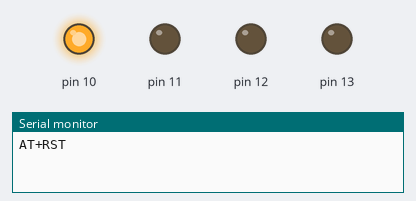
Simulated run of this sketch. Board: Arduino Uno, built with avr-gcc and run on an emulated ATmega328P. Parts: output pins drawn as LEDs (lit = HIGH), the last lines printed to the serial monitor.

Above: at 0.1 s.
At 8.6 s:
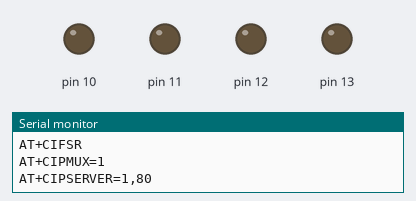
Timing chart, 0 to 10.1 s (numbered marks = the images above):
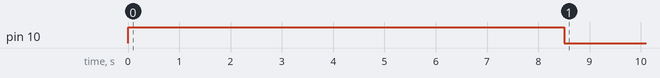

The sketch:

RECEIVE_DATA_FROM_WEB_PAGE.ino
```cpp
#include <SoftwareSerial.h>

//RX pino 2, TX pino 3
SoftwareSerial monitor(2, 3);

#define DEBUG true

void setup()
{
  monitor.begin(9600);
  Serial.begin(115200);
  pinMode(10,OUTPUT);
  digitalWrite(10,HIGH);

  pinMode(11,OUTPUT);
  digitalWrite(11,LOW);


  pinMode(12,OUTPUT);
  digitalWrite(12,LOW);

  pinMode(13,OUTPUT);
  digitalWrite(13,LOW);
  wificonnect();
}

void loop()
{
  if(Serial.available())
  {
    if(Serial.find("+IPD,"))
    {
     delay(300);
     int connectionId = Serial.read()-48;
     Serial.find("pin=");

     int pinNumber = (Serial.read()-48)*10;
     pinNumber += (Serial.read()-48);

     digitalWrite(pinNumber, !digitalRead(pinNumber));

     // make close command
     String closeCommand = "AT+CIPCLOSE=";
     closeCommand+=connectionId; // append connection id
     closeCommand+="\r\n";

     sendData(closeCommand,1000,DEBUG); // close connection
     delay(500);
     digitalWrite(10,HIGH);
     delay(500);
     wificonnect();
     delay(500);
  }
  }
}

String sendData(String command, const int timeout, boolean debug)
{

  String response = "";
  Serial.print(command);
  long int time = millis();
  while ( (time + timeout) > millis())
  {
    while (Serial.available())
    {
      char c = Serial.read();
      response += c;
    }
  }
  if (debug)
  {
    monitor.print(response);
  }
  return response;
}

void wificonnect(void)
{
  sendData("AT+RST\r\n", 1000, DEBUG); // rst
  // Conecta a rede wireless
  sendData("AT+CWMODE=1\r\n", 500, DEBUG);

  sendData("AT+CWJAP=\"MADHU P\",\"madhuorl\"\r\n", 2000, DEBUG);
  delay(2000);

  // Mostra o endereco IP
  sendData("AT+CIFSR\r\n", 1000, DEBUG);
  // Configura para multiplas conexoes
  sendData("AT+CIPMUX=1\r\n", 1000, DEBUG);
  // Inicia o web server na porta 80
  sendData("AT+CIPSERVER=1,80\r\n",1000, DEBUG);
  delay(10);
  digitalWrite(10,LOW);
}
```
